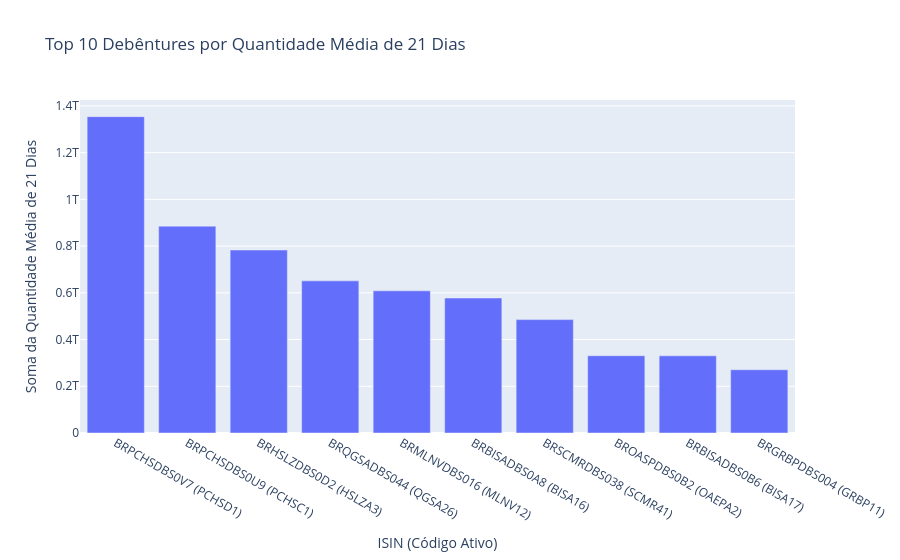

The code cell stored with this chart in its notebook:
### Code cell
# Gráfico de barras de top 10 ISINs por volume médio diário acumulado
top_10_media_21_dias = df_analise.groupby('isin')['quantidade_media_21_dias'].sum().nlargest(10).reset_index()
top_10_info_media = pd.merge(
    top_10_media_21_dias,
    df_analise[['isin', 'codigo_ativo']].drop_duplicates(),
    on='isin',
    how='left'
)
top_10_info_media['isin_codigo'] = top_10_info_media['isin'] + ' (' + top_10_info_media['codigo_ativo'].astype(str) + ')'

fig_bar = px.bar(
    top_10_info_media,
    x='isin_codigo',
    y='quantidade_media_21_dias',
    title='Top 10 Debêntures por Quantidade Média de 21 Dias',
    labels={'isin_codigo': 'ISIN (Código Ativo)', 'quantidade_media_21_dias': 'Soma da Quantidade Média de 21 Dias'}
)
fig_bar.update_layout(xaxis={'categoryorder':'total descending'})
fig_bar.show()

### Figure 1 — Plotly figure (JSON) as saved in the notebook; plotly's stock layout.template omitted (floating-point values rounded to 4 significant figures)
{"data": [{"hovertemplate": "ISIN (Código Ativo)=%{x}<br>Soma da Quantidade Média de 21 Dias=%{y}<extra></extra>", "legendgroup": "", "marker": {"color": "#636efa", "pattern": {"shape": ""}}, "name": "", "orientation": "v", "showlegend": false, "textposition": "auto", "type": "bar", "x": ["BRPCHSDBS0V7 (PCHSD1)", "BRPCHSDBS0U9 (PCHSC1)", "BRHSLZDBS0D2 (HSLZA3)", "BRQGSADBS044 (QGSA26)", "BRMLNVDBS016 (MLNV12)", "BRBISADBS0A8 (BISA16)", "BRSCMRDBS038 (SCMR41)", "BROASPDBS0B2 (OAEPA2)", "BRBISADBS0B6 (BISA17)", "BRGRBPDBS004 (GRBP11)"], "xaxis": "x", "y": [1354076331991, 885329709990, 783009284329, 651196517010, 608546600532, 577850000000, 485325311796, 330703194526, 330200000000, 270737760657], "yaxis": "y"}], "layout": {"barmode": "relative", "legend": {"tracegroupgap": 0}, "title": {"text": "Top 10 Debêntures por Quantidade Média de 21 Dias"}, "xaxis": {"anchor": "y", "categoryorder": "total descending", "domain": [0.0, 1.0], "title": {"text": "ISIN (Código Ativo)"}}, "yaxis": {"anchor": "x", "domain": [0.0, 1.0], "title": {"text": "Soma da Quantidade Média de 21 Dias"}}}}
